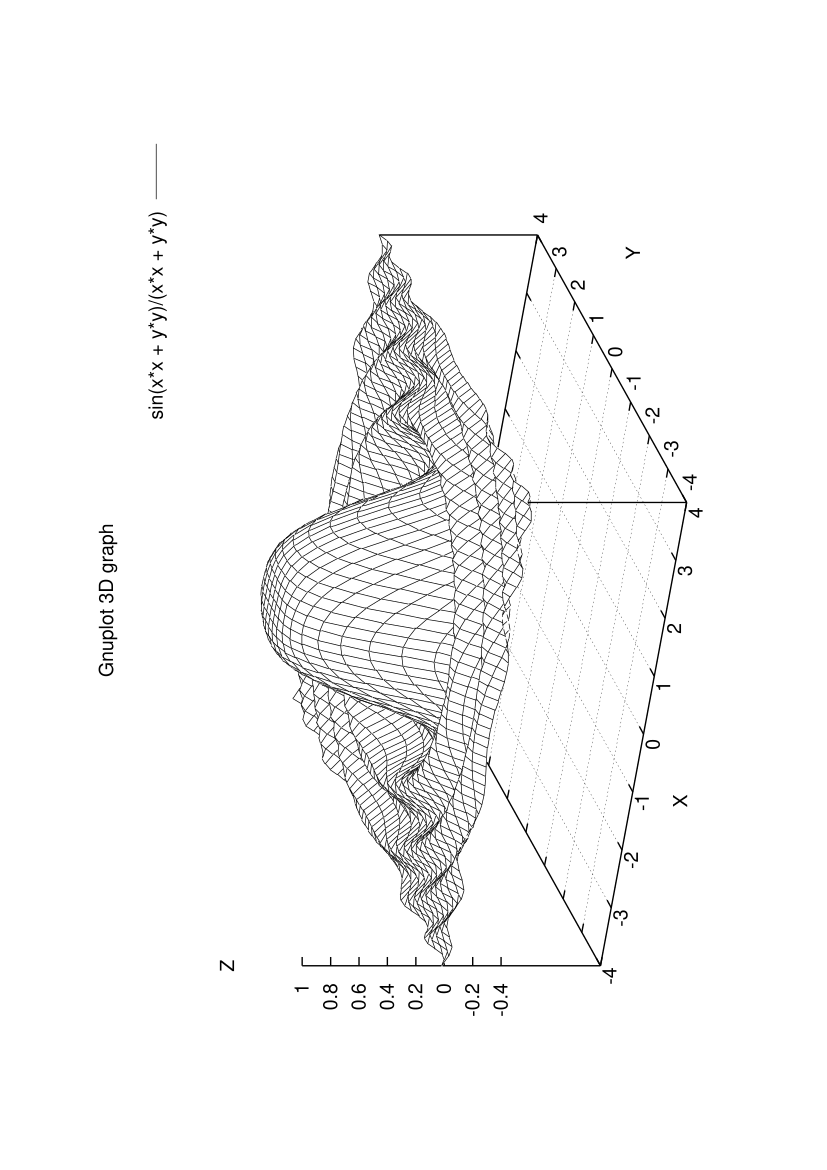

The script that drew this image:
gnuplot> set hidden
gnuplot> set isosam 50
gnuplot> splot sin(x*x + y*y)/(x*x + y*y)
gnuplot> splot [-3:3] [-3:3] sin(x*x + y*y)/(x*x + y*y) 
gnuplot> splot [-4:4] [-4:4] sin(x*x + y*y)/(x*x + y*y) 
gnuplot> set title "Gnuplot 3D graph"
gnuplot> replot
gnuplot> set grid
gnuplot> replot  
gnuplot> set xlabel
gnuplot> set xlabel "X"
gnuplot> set ylabel "Y" 
gnuplot> set zlabel "Z" 
gnuplot> replot
